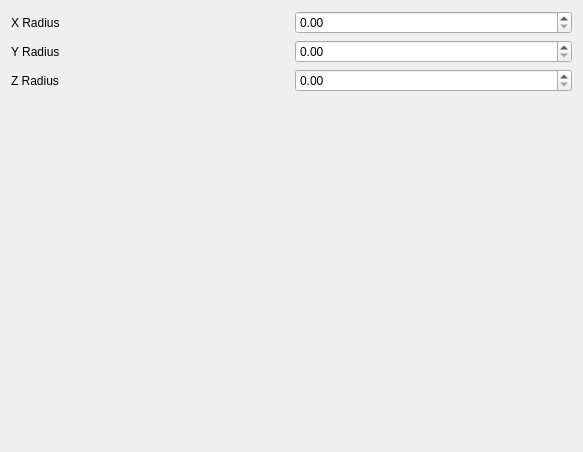
<?xml version="1.0" encoding="UTF-8"?>
<ui version="4.0">
 <class>EllipsoidConfig</class>
 <widget class="QWidget" name="EllipsoidConfig">
  <property name="geometry">
   <rect>
    <x>0</x>
    <y>0</y>
    <width>583</width>
    <height>452</height>
   </rect>
  </property>
  <property name="windowTitle">
   <string>Form</string>
  </property>
  <layout class="QGridLayout" name="gridLayout_2">
   <item row="0" column="0">
    <layout class="QGridLayout" name="gridLayout">
     <item row="0" column="1">
      <widget class="QDoubleSpinBox" name="xRadiusSpinBox">
       <property name="singleStep">
        <double>0.100000000000000</double>
       </property>
      </widget>
     </item>
     <item row="2" column="0">
      <widget class="QLabel" name="label_3">
       <property name="text">
        <string>Z Radius</string>
       </property>
      </widget>
     </item>
     <item row="1" column="0">
      <widget class="QLabel" name="label_2">
       <property name="text">
        <string>Y Radius</string>
       </property>
      </widget>
     </item>
     <item row="2" column="1">
      <widget class="QDoubleSpinBox" name="zRadiusSpinBox">
       <property name="singleStep">
        <double>0.100000000000000</double>
       </property>
      </widget>
     </item>
     <item row="1" column="1">
      <widget class="QDoubleSpinBox" name="yRadiusSpinBox">
       <property name="singleStep">
        <double>0.100000000000000</double>
       </property>
      </widget>
     </item>
     <item row="0" column="0">
      <widget class="QLabel" name="label">
       <property name="text">
        <string>X Radius</string>
       </property>
      </widget>
     </item>
     <item row="3" column="1">
      <spacer name="verticalSpacer">
       <property name="orientation">
        <enum>Qt::Vertical</enum>
       </property>
       <property name="sizeHint" stdset="0">
        <size>
         <width>20</width>
         <height>40</height>
        </size>
       </property>
      </spacer>
     </item>
    </layout>
   </item>
  </layout>
 </widget>
 <resources/>
 <connections/>
</ui>
